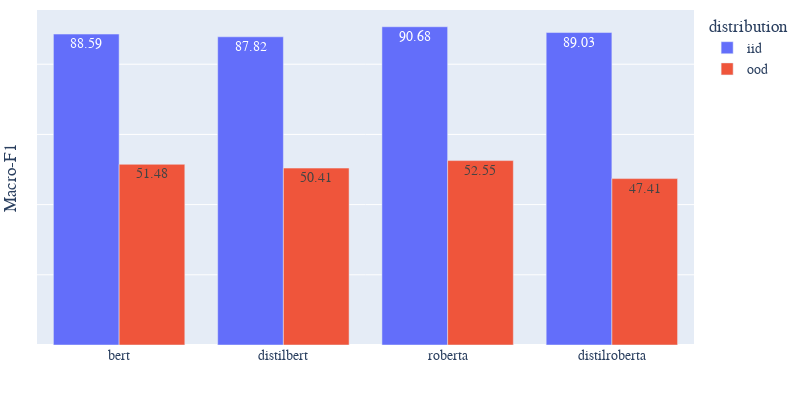

Here is the notebook cell this chart was saved with:
### Code cell
# df = px.data.tips()
fig = px.bar(df_one, x="model", y="macro-f1", text="macro-f1", color="distribution", barmode="group",category_orders={"model": ["bert", "distilbert", "roberta", "distilroberta"]}, width=800, height=400
)

fig.update_traces(texttemplate='%{text:.2f}', textposition='inside')
fig.update_layout(
    title={
        'text': "",
        'y':0.98,
        'x':0.48,
        'xanchor': 'center',
        'yanchor': 'top'},
    xaxis_title="",
    yaxis_title="Macro-F1",
    font=dict(
        family="Courier New, monospace",
        size=14,
        # color="RebeccaPurple",
    ), 
    uniformtext_minsize=14,
    margin=dict(l=10, r=10, t=10, b=10),
)
fig.update_yaxes(showticklabels=False)
# fig.update_xaxes(tickwidth=20)
fig.write_image("imdb-sst2-sa-iid-vs-ood.png")
fig.show()

### Figure 1 — Plotly figure (JSON) as saved in the notebook; plotly's stock layout.template omitted (floating-point values rounded to 4 significant figures)
{"data": [{"alignmentgroup": "True", "hovertemplate": "distribution=iid<br>model=%{x}<br>macro-f1=%{text}<extra></extra>", "legendgroup": "iid", "marker": {"color": "#636efa"}, "name": "iid", "offsetgroup": "iid", "orientation": "v", "showlegend": true, "text": [88.59, 87.82, 89.03, 90.68], "textposition": "inside", "texttemplate": "%{text:.2f}", "type": "bar", "x": ["bert", "distilbert", "distilroberta", "roberta"], "xaxis": "x", "y": [88.59, 87.82, 89.03, 90.68], "yaxis": "y"}, {"alignmentgroup": "True", "hovertemplate": "distribution=ood<br>model=%{x}<br>macro-f1=%{text}<extra></extra>", "legendgroup": "ood", "marker": {"color": "#EF553B"}, "name": "ood", "offsetgroup": "ood", "orientation": "v", "showlegend": true, "text": [51.48, 50.41, 47.41, 52.55], "textposition": "inside", "texttemplate": "%{text:.2f}", "type": "bar", "x": ["bert", "distilbert", "distilroberta", "roberta"], "xaxis": "x", "y": [51.48, 50.41, 47.41, 52.55], "yaxis": "y"}], "layout": {"barmode": "group", "font": {"family": "Courier New, monospace", "size": 14}, "height": 400, "legend": {"title": {"text": "distribution"}, "tracegroupgap": 0}, "margin": {"b": 10, "l": 10, "r": 10, "t": 10}, "title": {"text": "", "x": 0.48, "xanchor": "center", "y": 0.98, "yanchor": "top"}, "uniformtext": {"minsize": 14}, "width": 800, "xaxis": {"anchor": "y", "categoryarray": ["bert", "distilbert", "roberta", "distilroberta"], "categoryorder": "array", "domain": [0, 1], "title": {"text": ""}}, "yaxis": {"anchor": "x", "domain": [0, 1], "showticklabels": false, "title": {"text": "Macro-F1"}}}}
